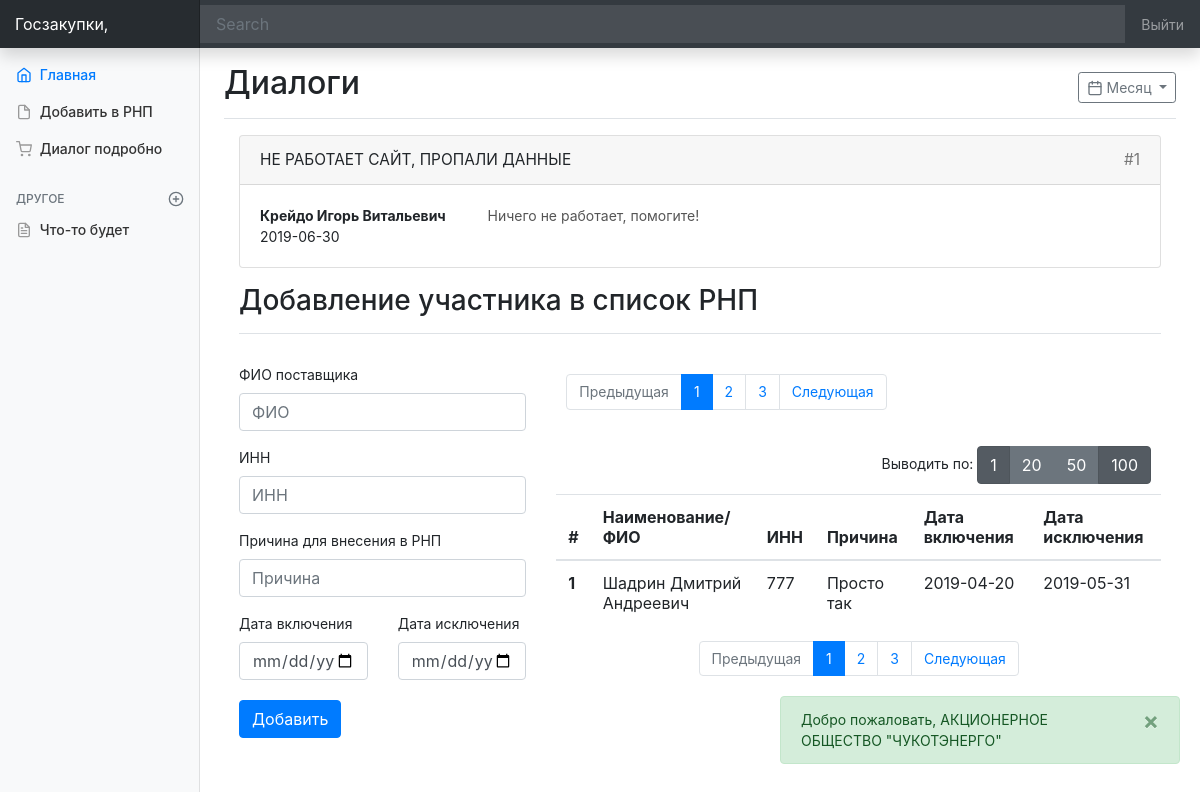
The app's page /userpanel/index.php?page=1&limit=1 (signed in) with its own data.
### tables this page shows
CREATE TABLE `support` (
  `id` int(11) NOT NULL,
  `id_user` int(11) NOT NULL,
  `id_admin` int(11) NOT NULL,
  `reason` varchar(255) NOT NULL,
  `date_created` date NOT NULL,
  `status` int(11) NOT NULL
);

CREATE TABLE `user` (
  `id` int(11) NOT NULL,
  `fio` varchar(255) NOT NULL,
  `inn` varchar(255) NOT NULL,
  `phone` varchar(255) NOT NULL,
  `type` varchar(255) NOT NULL,
  `email` varchar(255) NOT NULL,
  `password` varchar(255) NOT NULL,
  `date_reg` date NOT NULL,
  `rnp` int(11) NOT NULL,
  `token` varchar(255) NOT NULL
);

CREATE TABLE `rnp` (
  `id` int(11) NOT NULL,
  `id_user` int(11) NOT NULL,
  `date_start` date NOT NULL,
  `date_end` date NOT NULL,
  `reason` varchar(255) NOT NULL
);

### userpanel/templates/dialog.php (the view, shortened to what this page needs)
<main role="main" class="col-md-9 ml-sm-auto col-lg-10 px-4">
<div class="main_container">
  <div class="d-flex justify-content-between flex-wrap flex-md-nowrap align-items-center pt-3 pb-2 mb-3 border-bottom">
    <h1 class="h2">Диалоги</h1>
    <div class="btn-toolbar mb-2 mb-md-0">
      <button type="button" class="btn btn-sm btn-outline-secondary dropdown-toggle">
        Месяц
      </button>
    </div>
  </div>
    <div class="col-12">
        <?for ($i=0;$i<count($supportDialodsData);$i++){?>
        <div class="card">
          <div class="card-header">
             <?=$supportDialodsData[$i]['reason']?>
            <div style="float:right;color:#777;">#<?=$supportDialodsData[$i]['id']?></div>
          </div>
          <div class="card-body">
              <div class="row">
                <div class="col-3">
                  <div class="">
                    <div class="black_bold_title">
                        <b> <?=$supportDialodsData[$i]['fio']?></b>
                      </div>
                      <div class="item_date_block">
                        <div class="gray_title">
                              <?=$supportDialodsData[$i]['date_created']?>
                        </div>
                      </div>
                  </div>
                  </div>
                <div class="col-9">
                  <div class="">
                      <div class="" style="color:#555;">
                      <?=$supportDialodsData[$i]['text']?>
                      </div>
                  </div>
                </div>
              </div>
            </div>
        </div>
        <?}?>
      <div class="d-flex justify-content-between flex-wrap flex-md-nowrap align-items-center pt-3 pb-2 mb-3 border-bottom">
        <h3 class="h3">Добавление участника в список РНП</h3>
      </div>
    <div class="row" style="margin-top: 30px;" >
        <div class="col-4">
            <form action="send.php?act=addUserToRNP" method="post">
                <div class="form-group">
                    <label for="exampleInputEmail1">ФИО поставщика</label>
                <input type="text" class="form-control smartfinder" name="name" id="exampleInputEmail1" aria-describedby="emailHelp" placeholder="ФИО ">
              </div>
              <div class="form-group">
                <label for="exampleInputEmail1">ИНН</label>
                <input type="text" class="form-control" name="inn" id="exampleInputEmail1" aria-describedby="emailHelp" placeholder="ИНН">
              </div>
              <div class="form-group">
                <label for="exampleInputPassword1">Причина для внесения в РНП</label>
                <input type="text" class="form-control" name="reason" id="exampleInputPassword1" placeholder="Причина">
              </div>
              <div class="row" style="margin-top: 10px">
                  <div class="col-6">
                      <label for="exampleInputPassword1">Дата включения</label>
                      <input type="date" class="form-control"  placeholder="Дата включения" name="date_start">
                  </div>
                  <div class="col-6">
                      <label for="exampleInputPassword1">Дата исключения</label>
                      <input type="date" class="form-control"  placeholder="Дата исключения" name="date_end">
                  </div>
              </div>
              <button type="submit" class="btn btn-primary" style="margin-top:20px;">Добавить</button>
            </form>
        </div>
        <div class="col-8">
            <div style="padding:10px;float:left;">
        <nav aria-label="Page navigation example">
          <ul class="pagination justify-content-center">
            <li class="page-item <?=(($page==1) ? "disabled":"" )?>">
              <a class="page-link" href="?page=<?=$page-1?>&limit=<?=$limit?>" tabindex="-1" aria-disabled="true">Предыдущая</a>
            </li>
              <?  for ($i=0;$i<$rnpPagesNum;$i++){?>
            <li class="page-item <?=(($page-1==$i) ? "active":"") ?>"><a class="page-link" href="?page=<?=($i+1)?>&limit=<?=$limit?>"><?=$i+1?></a></li>
              <?}?>
            <li class="page-item <?=(($page==$rnpPagesNum) ? "disabled":"") ?>">
              <a class="page-link " href="?page=<?=$page+1?>&limit=<?=$limit?>">Следующая</a>
            </li>
          </ul>
        </nav>
            </div>
            <div style="padding:10px;float:right;">
                                Выводить по:
            <div class="btn-group" role="group" aria-label="Basic example">
              <a href="?page=<?=$page?>&limit=1" class="btn btn-secondary <?=(($limit==1) ? "active":"") ?>">1</a>
                <a href="?page=<?=$page?>&limit=20" class="btn btn-secondary <?=(($limit==20) ? "active":"") ?>">20</a>
              <a href="?page=<?=$page?>&limit=50" class="btn btn-secondary <?=(($limit==50) ? "active":"") ?>">50</a>
              <a href="?page=<?=$page?>&limit=100" class="btn btn-secondary <?=(($limit==1) ? "active":"") ?>">100</a>
            </div>
                </div>
            <div class="table_block ">
                    <table class="table table-hover">
                      <thead>
                        <tr>
                          <th scope="col">#</th>
                          <th scope="col">Наименование/ФИО</th>
                          <th scope="col">ИНН</th>
                          <th scope="col">Причина</th>
                          <th scope="col">Дата включения</th>
                          <th scope="col">Дата исключения</th>
                        </tr>
                      </thead>
                      <tbody>
                          <?for ($i=0;$i<count($rnpData);$i++){?>
                        <tr>
                          <th scope="row"><?=($i+1)?></th>
                          <td><?=$rnpData[$i]['fio']?></td>
                          <td><?=$rnpData[$i]['inn']?></td>
                          <td><?=$rnpData[$i]['reason']?></td>
                          <td><?=$rnpData[$i]['date_start']?></td>
                          <td><?=$rnpData[$i]['date_end']?></td>
                        </tr>
                          <?}?>
                        </tbody>
                </table>
        </div>
        <nav aria-label="Page navigation example">
          <ul class="pagination justify-content-center">
            <li class="page-item <?=(($page==1) ? "disabled":"" )?>">
              <a class="page-link" href="?page=<?=$page-1?>&limit=<?=$limit?>" tabindex="-1" aria-disabled="true">Предыдущая</a>
            </li>
              <?  for ($i=0;$i<$rnpPagesNum;$i++){?>
            <li class="page-item <?=(($page-1==$i) ? "active":"") ?>"><a class="page-link" href="?page=<?=($i+1)?>&limit=<?=$limit?>"><?=$i+1?></a></li>
              <?}?>
            <li class="page-item <?=(($page==$rnpPagesNum) ? "disabled":"") ?>">
              <a class="page-link " href="?page=<?=$page+1?>&limit=<?=$limit?>">Следующая</a>
            </li>
          </ul>
        </nav>
    </div>
</div>
</main>

### userpanel/css/style.css (style rules this page uses)
body { font-size: .875rem; }
.feather { width: 16px; height: 16px; vertical-align: text-bottom; }
[role="main"] { padding-top: 133px; }
@media (min-width: 768px) { [role="main"] { padding-top: 48px; } }
.card-header { font-size: 1.1em; text-transform: uppercase; background-color: }

### records on screen
support: reason "НЕ РАБОТАЕТ САЙТ, ПРОПАЛИ ДАННЫЕ", id "1", id_user.fio "Крейдо Игорь Витальевич", date_created "2019-06-30", text "Ничего не работает, помогите!"
rnp: id_user.fio "Шадрин Дмитрий Андреевич", id_user.inn "777", reason "Просто так", date_start "2019-04-20", date_end "2019-05-31"

### other values on screen
$_SESSION['SUCCESS'] "Добро пожаловать, АКЦИОНЕРНОЕ ОБЩЕСТВО \"ЧУКОТЭНЕРГО\""
